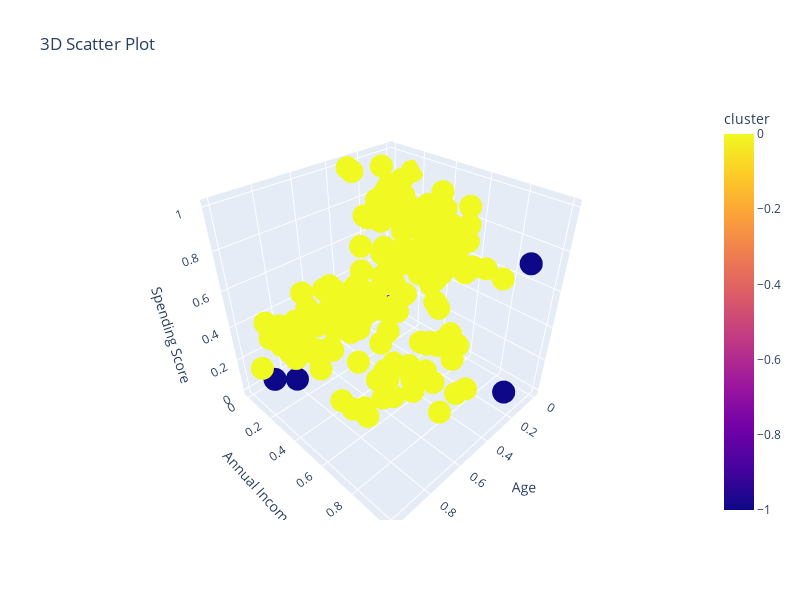

Notebook code for this chart:
### Code cell
eps=0.3
min_sample=20
clustering = DBSCAN(eps=0.3, min_samples=20).fit(x_without_gender)
x_without_gender.insert(0, 'cluster',clustering.labels_)
components = clustering.components_
labels =clustering.labels_
x_without_gender['cluster'].astype(str)
unique=x_without_gender['cluster'].value_counts()

if len(unique)>1:
    sc = metrics.silhouette_score(x_without_gender.iloc[:,1:], labels)
    print(sc)
    if sc>0:
        print("eps:",eps,"samples:",samples)
        print("Silhouette Coefficient:%0.2f" % sc)
        print(unique)
        fig = px.scatter_3d(x_without_gender, x='Age', y='Annual Income', z='Spending Score', color='cluster', 
                    title='3D Scatter Plot ')

        # Update layout to adjust plot size
        fig.update_layout(
            width=800,  # Width of the plot
            height=600  # Height of the plot
        )

        # Show the plot
        fig.show()
x_without_gender.drop(columns=["cluster"],inplace=True)

### Figure 1 — Plotly figure (JSON) as saved in the notebook; plotly's stock layout.template omitted (floating-point values rounded to 4 significant figures; data arrays with more than 128 entries replaced by an {"elided": "..."} marker saying what was removed)
{"data": [{"hovertemplate": "Age=%{x}<br>Annual Income=%{y}<br>Spending Score=%{z}<br>cluster=%{marker.color}<extra></extra>", "legendgroup": "", "marker": {"color": {"elided": "200 int values"}, "coloraxis": "coloraxis", "symbol": "circle"}, "mode": "markers", "name": "", "scene": "scene", "showlegend": false, "type": "scatter3d", "x": {"elided": "200 float values"}, "y": {"elided": "200 float values"}, "z": {"elided": "200 float values"}}], "layout": {"coloraxis": {"colorbar": {"title": {"text": "cluster"}}, "colorscale": [[0, "#0d0887"], [0.1111, "#46039f"], [0.2222, "#7201a8"], [0.3333, "#9c179e"], [0.4444, "#bd3786"], [0.5556, "#d8576b"], [0.6667, "#ed7953"], [0.7778, "#fb9f3a"], [0.8889, "#fdca26"], [1, "#f0f921"]]}, "height": 600, "legend": {"tracegroupgap": 0}, "scene": {"domain": {"x": [0, 1], "y": [0, 1]}, "xaxis": {"title": {"text": "Age"}}, "yaxis": {"title": {"text": "Annual Income"}}, "zaxis": {"title": {"text": "Spending Score"}}}, "title": {"text": "3D Scatter Plot "}, "width": 800}}
